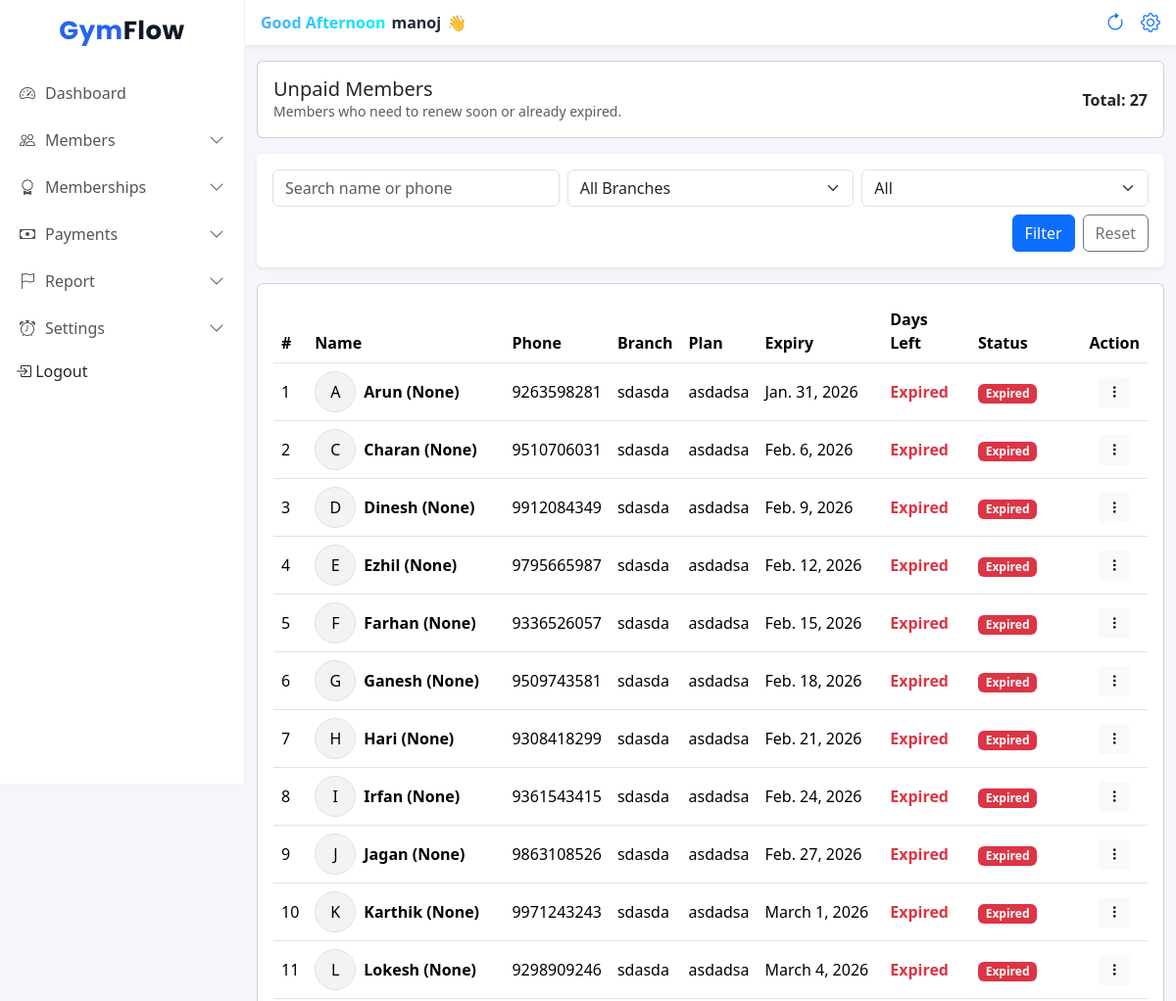
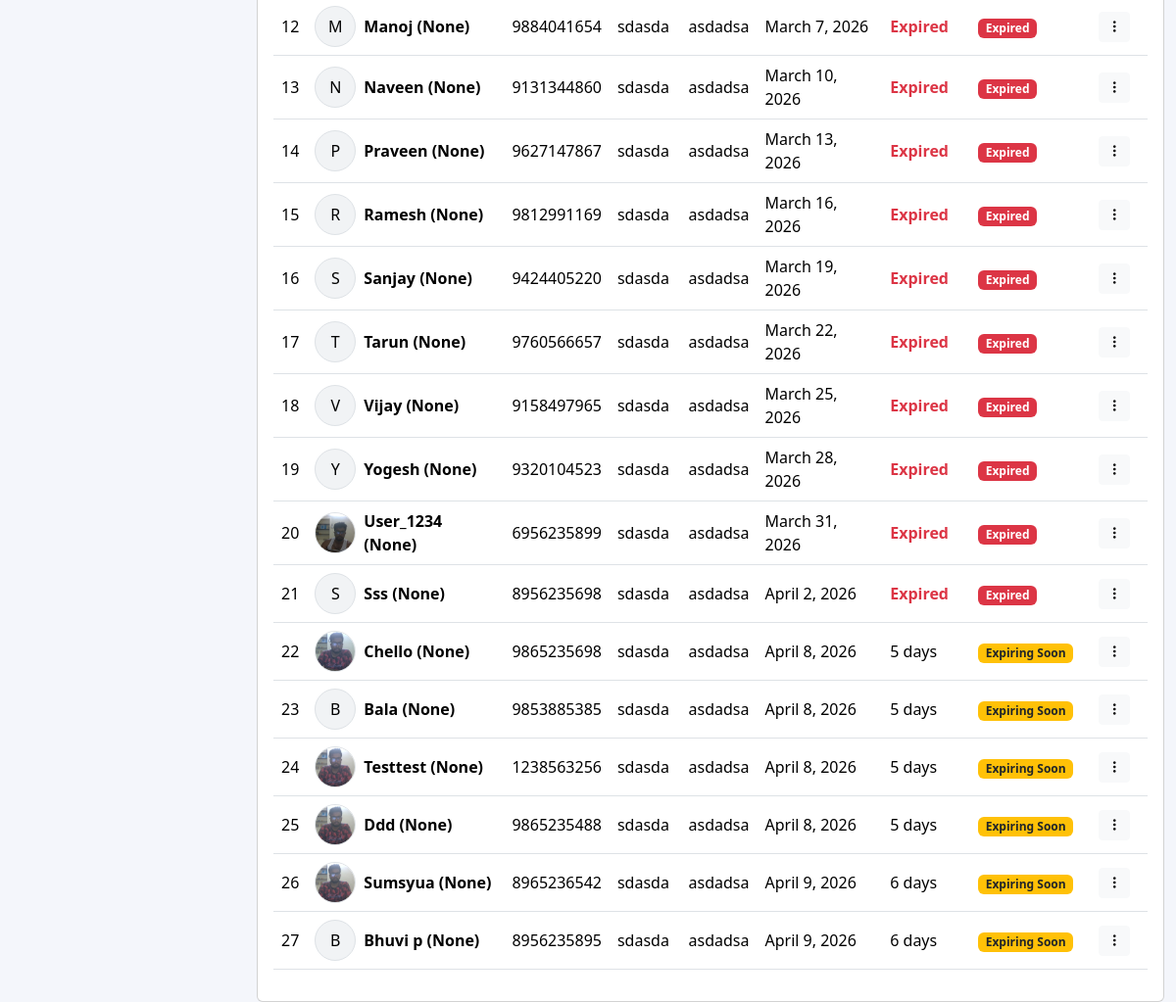
Before: /unpaid-members/ (signed in) with the older database file (2 pictures, top to bottom).
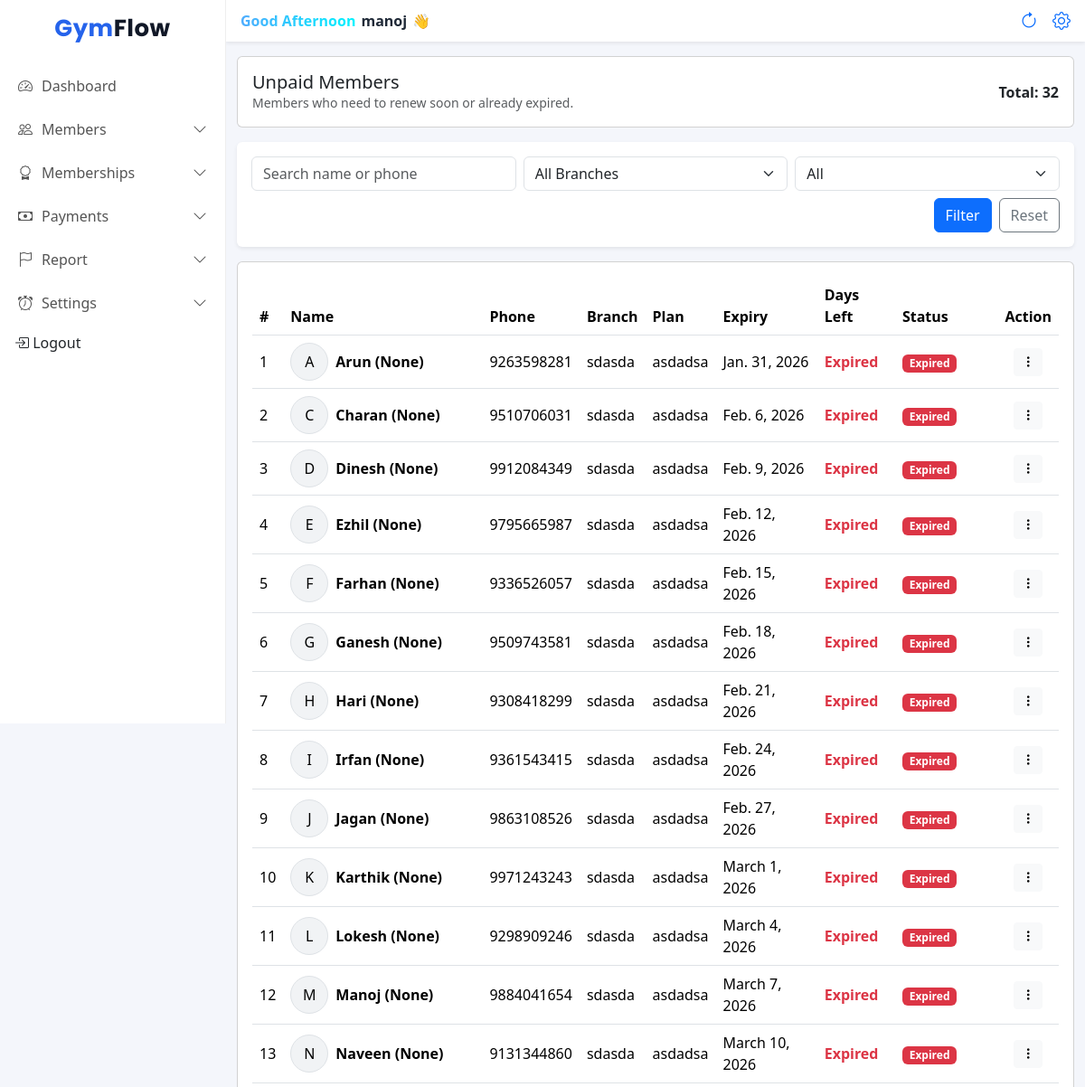
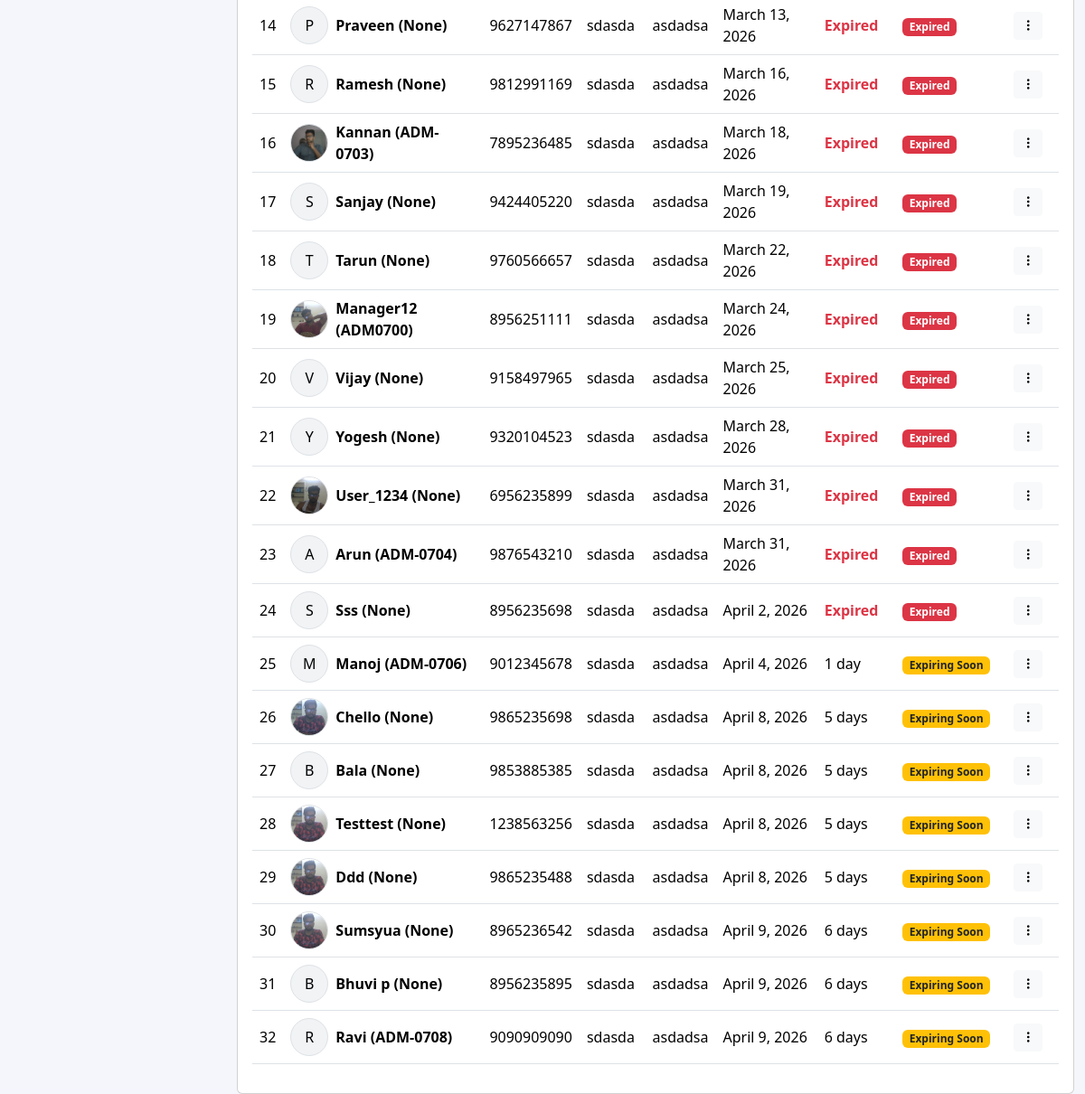
After: the same page with the newer database file (2 pictures, top to bottom).
### accounts/models.py (models this page shows, shortened)
class User(AbstractUser):
    ROLE_CHOICES = (
        ('ADMIN', 'Owner'),
        ('TRAINER', 'Trainer'),
    )
    gym = models.ForeignKey(Gym, on_delete=models.CASCADE, null=True, blank=True)
    role = models.CharField(max_length=10, choices=ROLE_CHOICES, default='TRAINER')
    phone = models.CharField(max_length=15, blank=True, null=True)
    branch = models.ForeignKey(Branch, on_delete=models.SET_NULL, null=True, blank=True)

### frontend/models.py (models this page shows, shortened)
class Member(models.Model):
    STATUS_CHOICES = (
        ('active', 'Active'),
        ('expiring', 'Expiring Soon'),
        ('expired', 'Expired'),
    )
    is_deleted = models.BooleanField(default=False)
    admission_number = models.CharField(max_length=10,  blank=True, null=True)
    DOB=models.DateField(null=True,blank=True)
    gym = models.ForeignKey(Gym, on_delete=models.CASCADE, related_name="members")
    branch = models.ForeignKey(Branch, on_delete=models.CASCADE, related_name="members")
    name = models.CharField(max_length=100)
    phone = models.CharField(max_length=15)
    join_date = models.DateField(default=date.today)
    photo = models.ImageField(upload_to="members/", blank=True, null=True)
    plan = models.ForeignKey(MembershipPlan, on_delete=models.SET_NULL, null=True, blank=True)
    start_date = models.DateField(null=True)
    expiry_date = models.DateField()
    security_deposit = models.DecimalField(max_digits=10, decimal_places=2, default=0)
    status = models.CharField(max_length=10, choices=STATUS_CHOICES, default='active')
    created_at = models.DateTimeField(auto_now_add=True)
    class Meta:
        unique_together = ("gym", "admission_number")

class Branch(models.Model):
    gym = models.ForeignKey(Gym, on_delete=models.CASCADE, related_name="branches")
    name = models.CharField(max_length=100)
    address = models.TextField(blank=True)
    phone = models.CharField(max_length=15, blank=True)
    created_at = models.DateTimeField(auto_now_add=True)
    class Meta:
        unique_together = ('gym', 'name')  # same gym can't have 2 branches with same name

class MembershipPlan(models.Model):
    branch = models.ForeignKey(Branch, on_delete=models.CASCADE, related_name="plans")
    name = models.CharField(max_length=50)  # Monthly / Quarterly
    duration_days = models.PositiveIntegerField()
    start_date = models.DateField(null=True)
    end_date = models.DateField(null=True)
    price = models.DecimalField(max_digits=8, decimal_places=2)
    is_active = models.BooleanField(default=True)
    created_at = models.DateTimeField(auto_now_add=True)
    class Meta:
        unique_together = ('branch', 'name')  # same branch can't have same plan name twice

### frontend/views.py (the view)
# urls.py: path("unpaid-members/", unpaid_members_page, name="unpaid_members_page"),
@login_required
@owner_or_trainer
def unpaid_members_page(request):
    gym = request.user.gym
    today = timezone.localdate()
    days = gym.expiry_reminder_days_before or 7
    alert_limit = today + timedelta(days=days)
    q = request.GET.get("q", "").strip()
    branch_id = request.GET.get("branch", "").strip()
    status = request.GET.get("status", "all").strip()   # expired / expiring / all
    members = Member.objects.filter(
        gym=gym,
        expiry_date__lte=alert_limit,  # includes expiring + expired
        is_deleted=False
    ).select_related("branch", "plan")
    if q:
        members = members.filter(
            Q(name__icontains=q) |
            Q(phone__icontains=q) |
            Q(admission_number__icontains=q)
        )
    if branch_id:
        members = members.filter(branch_id=branch_id)
    if status == "expired":
        members = members.filter(expiry_date__lt=today)
    elif status == "expiring":
        members = members.filter(expiry_date__gte=today, expiry_date__lte=alert_limit)
    branches = Branch.objects.filter(gym=gym).order_by("name")
    context = {
        "members": members.order_by("expiry_date"),
        "branches": branches,
        "q": q,
        "branch_id": branch_id,
        "status": status,
        "today": today,
        "alert_limit": alert_limit,
    }
    return render(request, "unpaid_members.html", context)

### frontend/templates/unpaid_members.html (shortened to what this page needs)
{% extends "base.html" %}
{% load static %}
{% block content %}
<link rel="stylesheet" href="{% static 'css/modal_card.css' %}">
<div class="container-fluid">
  <div class="card mb-3 mt-3">
    <div class="card-body">
      <div class="d-flex justify-content-between align-items-center">
        <div>
          <h5 class="mb-0">Unpaid Members</h5>
          <div class="text-muted small">
            Members who need to renew soon or already expired.
          </div>
        </div>
        <div class="fw-semibold">
          Total: {{ members|length }}
        </div>
      </div>
    </div>
  </div>
  <form method="get">
    <div class="card shadow-sm border-0 mb-3">
      <div class="card-body">
        <div class="row g-2">
          <div class="col-12 col-md-4">
            <input type="text"
                   name="q"
                   value="{{ q }}"
                   class="form-control"
                   placeholder="Search name or phone">
          </div>
          <div class="col-12 col-md-4">
            <select name="branch" class="form-select">
              <option value="">All Branches</option>
            </select>
          </div>
          <div class="col-12 col-md-4">
            <select name="status" class="form-select">
              <option value="all" {% if status == "all" %}selected{% endif %}>All</option>
            </select>
          </div>
          <div class="col-12 d-flex justify-content-end gap-2 mt-2">
            <button type="submit" class="btn btn-primary">Filter</button>
            <a class="btn btn-outline-secondary" href="{% url 'unpaid_members_page' %}">Reset</a>
          </div>
        </div>
      </div>
    </div>
  </form>
<div class="card d-none d-md-block">
  <div class="card-body mb-3">
    <div class="table-responsive">
      <table class="table table-hover align-middle">
        <thead>
          <tr>
            <th>#</th>
            <th>Name</th>
            <th>Phone</th>
            <th>Branch</th>
            <th>Plan</th>
            <th>Expiry</th>
            <th>Days Left</th>
            <th>Status</th>
            <th class="text-center">Action</th>
          </tr>
        </thead>
        <tbody>
          {% for m in members %}
          <tr>
            <td>{{ forloop.counter }}</td>
            <td>
              <div class="d-flex align-items-center gap-2">
                {% if m.photo %}
                <img src="{{ m.photo.url }}" width="42" height="42"
                     class="rounded-circle border" style="object-fit: cover;">
                {% else %}
                <div class="rounded-circle border d-flex align-items-center justify-content-center"
                     style="width:42px;height:42px;background:#f1f3f5;">
                  {{ m.name|slice:":1"|upper }}
                </div>
                {% endif %}
                <div class="fw-semibold">
                  {{ m.name }} ({{ m.admission_number }})
                </div>
              </div>
            </td>
            <td>{{ m.phone }}</td>
            <td>{{ m.branch.name }}</td>
            <td>{{ m.plan.name|default:"-" }}</td>
            <td>{{ m.expiry_date }}</td>
            <td>
              {% if m.expiry_date < today %}
                <span class="text-danger fw-bold">Expired</span>
              {% else %}
                {{ m.expiry_date|timeuntil:today }}
              {% endif %}
            </td>
            <td>
              {% if m.expiry_date < today %}
                <span class="badge bg-danger">Expired</span>
              {% else %}
                <span class="badge bg-warning text-dark">Expiring Soon</span>
              {% endif %}
            </td>
            <td class="text-center">
              <div class="dropdown">
                <button class="btn btn-light btn-sm"
                        data-bs-toggle="dropdown"
                        data-bs-boundary="viewport">
                  <i class="bi bi-three-dots-vertical"></i>
                </button>
              </div>
            </td>
          </tr>
          {% empty %}
          <tr>
            <td colspan="9" class="text-center">No members found 🎉</td>
          </tr>
          {% endfor %}
        </tbody>
      </table>
    </div>
  </div>
</div>
</div>
{% endblock %}

### frontend/templates/base.html (shortened to what this page needs)
{% load static %}
<!DOCTYPE html>
<html lang="en">
<head>
    <link href="https://cdn.jsdelivr.net/npm/bootstrap@5.3.3/dist/css/bootstrap.min.css" rel="stylesheet">
    <link href="https://cdn.jsdelivr.net/npm/bootstrap-icons/font/bootstrap-icons.css" rel="stylesheet">
    <link rel="stylesheet" href="{% static 'css/dashboard.css' %}">
</head>
<body>
    <div class="sidebar" id="sidebar">
        <h4 class="brand-logo text-center py-3">
            Gym<span>Flow</span>
        </h4>
        <a class="" href="{% url 'dashboard' %}">
            <i class="bi bi-speedometer2"></i> Dashboard
        </a>
        <a href="javascript:void(0)" class="menu-toggle">
            <i class="bi bi-people"></i> Members
            <i class="bi bi-chevron-down ms-auto"></i>
        </a>
        <a href="javascript:void(0)" class="menu-toggle">
            <i class="bi bi-award"></i> Memberships
            <i class="bi bi-chevron-down ms-auto"></i>
        </a>
        <a href="javascript:void(0)" class="menu-toggle">
            <i class="bi bi-cash"></i> Payments
            <i class="bi bi-chevron-down ms-auto"></i>
        </a>
        <a href="javascript:void(0)" class="menu-toggle">
            <i class="bi bi-flag"></i> Report
            <i class="bi bi-chevron-down ms-auto"></i>
        </a>
        {% if request.user.role == "ADMIN" %}
        <a href="javascript:void(0)" class="menu-toggle">
            <i class="bi bi-alarm"></i> Settings
            <i class="bi bi-chevron-down ms-auto"></i>
        </a>
        {% endif %}
        <form method="post" action="{% url 'logout' %}" class="d-inline">
            <button type="submit" class="dropdown-item px-3 mt-2">
                <i class="bi bi-box-arrow-in-right"></i> Logout
            </button>
        </form>
    </div>
    <div class="content">
        <nav class="navbar bg-white shadow-sm px-3">
            <div class="d-flex align-items-center gap-2">
                <div class="welcome-text">
                    <span class="greeting">Welcome Back</span>
                    <span class="username">{{ request.user.username }}</span>
                    <span class="wave">👋</span>
                </div>
            </div>
            <div class="d-flex align-items-center">
                <a href="" class="px-3 fs-5" hreflang="Page Refresh"><i class="bi bi-arrow-clockwise"></i></a>
                <a href="{% url 'gym_profile' %}" class="fs-5" hreflang="Profile Setting"><i class="bi bi-gear"></i></a>
            </div>
        </nav>
        {% block content %}
        {% endblock %}
</body>
</html>

### frontend/static/css/dashboard.css (style rules this page uses)
body { background-color: #f5f7fb; overflow-x: hidden; }
.sidebar { width: 250px; min-height: 100vh; background: #ffffff; border-right: 1px solid #eee; position: fixed; top: 0; left: 0; transform: translateX(-100%); transition: transform 0.3s ease; z-index: 1050; }
.sidebar h4 { font-weight: 700; }
.sidebar a { color: #555; text-decoration: none; padding: 12px 20px; display: flex; align-items: center; font-weight: 500; gap: 10px; }
.content { margin-left: 0; transition: margin-left 0.3s ease; width: 100%; }
@media (min-width: 992px) { .sidebar { transform: translateX(0); } }
@media (min-width: 992px) { .content { margin-left: 250px; width: calc(100% - 250px); } }
.menu-toggle { cursor: pointer; }
.menu-toggle i.bi-chevron-down { transition: transform 0.3s; }
.table { margin-bottom: 0; }

### frontend/templates/base.html (style rules this page uses)
.brand-logo { font-family: 'Poppins', sans-serif; font-weight: 700; font-size: 26px; letter-spacing: 0.5px; color: #2563eb; }
.brand-logo span { color: #111827; }
body { background: #f4f6fb; }
.welcome-text { display: flex; align-items: center; gap: 6px; font-weight: 600; }
.greeting { font-size: 16px; background: linear-gradient(90deg, #4facfe, #00f2fe); -webkit-background-clip: text; -webkit-text-fill-color: transparent; }
.username { font-size: 16px; color: #1f2937; }
.wave { display: inline-block; animation: waveAnim 1.8s infinite; transform-origin: 70% 70%; }

Changed rows visible on the page:
added Member: photo (picture), name "Kannan", admission_number "ADM-0703", phone "7895236485", branch.name "sdasda", plan.name "asdadsa", expiry_date "March 18, 2026", shows "Expired"
added Member: photo (picture), name "Manager12", admission_number "ADM0700", phone "8956251111", branch.name "sdasda", plan.name "asdadsa", expiry_date "March 24, 2026", shows "Expired"
added Member: name "A", name "Arun", admission_number "ADM-0704", phone "9876543210", branch.name "sdasda", plan.name "asdadsa", expiry_date "March 31, 2026", shows "Expired"
added Member: name "M", name "Manoj", admission_number "ADM-0706", phone "9012345678", branch.name "sdasda", plan.name "asdadsa", expiry_date "April 4, 2026", expiry_date "1 day", shows "Expiring Soon"
added Member: name "R", name "Ravi", admission_number "ADM-0708", phone "9090909090", branch.name "sdasda", plan.name "asdadsa", expiry_date "April 9, 2026", expiry_date "6 days", shows "Expiring Soon"
Other visible differences:
{{ members|length }}: "27" → "32"
